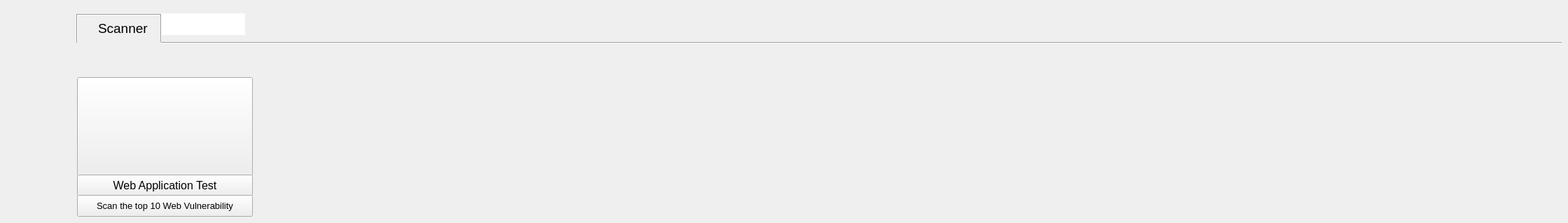
      <widget class="QWidget" name="page_2">
       <widget class="Line" name="line">
        <property name="geometry">
         <rect>
          <x>230</x>
          <y>60</y>
          <width>2000</width>
          <height>3</height>
         </rect>
        </property>
        <property name="orientation">
         <enum>Qt::Horizontal</enum>
        </property>
       </widget>
       <widget class="Line" name="line_2">
        <property name="geometry">
         <rect>
          <x>220</x>
          <y>20</y>
          <width>21</width>
          <height>40</height>
         </rect>
        </property>
        <property name="orientation">
         <enum>Qt::Vertical</enum>
        </property>
       </widget>
       <widget class="Line" name="line_10">
        <property name="geometry">
         <rect>
          <x>110</x>
          <y>6</y>
          <width>119</width>
          <height>31</height>
         </rect>
        </property>
        <property name="orientation">
         <enum>Qt::Horizontal</enum>
        </property>
       </widget>
       <widget class="QLabel" name="label">
        <property name="geometry">
         <rect>
          <x>140</x>
          <y>30</y>
          <width>71</width>
          <height>21</height>
         </rect>
        </property>
        <property name="font">
         <font>
          <pointsize>14</pointsize>
         </font>
        </property>
        <property name="text">
         <string>Scanner</string>
        </property>
       </widget>
       <widget class="Line" name="line_9">
        <property name="geometry">
         <rect>
          <x>100</x>
          <y>20</y>
          <width>20</width>
          <height>41</height>
         </rect>
        </property>
        <property name="orientation">
         <enum>Qt::Vertical</enum>
        </property>
       </widget>
       <widget class="QFrame" name="frame">
        <property name="geometry">
         <rect>
          <x>230</x>
          <y>19</y>
          <width>120</width>
          <height>31</height>
         </rect>
        </property>
        <property name="styleSheet">
         <string notr="true">background-color:rgb(255, 255, 255);
border:none;</string>
        </property>
        <property name="frameShape">
         <enum>QFrame::StyledPanel</enum>
        </property>
        <property name="frameShadow">
         <enum>QFrame::Raised</enum>
        </property>
       </widget>
       <widget class="QPushButton" name="OWASP_btn_1">
        <property name="geometry">
         <rect>
          <x>110</x>
          <y>110</y>
          <width>251</width>
          <height>141</height>
         </rect>
        </property>
        <property name="cursor">
         <cursorShape>PointingHandCursor</cursorShape>
        </property>
        <property name="styleSheet">
         <string notr="true"/>
        </property>
        <property name="text">
         <string/>
        </property>
        <property name="iconSize">
         <size>
          <width>16</width>
          <height>16</height>
         </size>
        </property>
       </widget>
       <widget class="QPushButton" name="OWASP_btn_2">
        <property name="geometry">
         <rect>
          <x>110</x>
          <y>249</y>
          <width>251</width>
          <height>31</height>
         </rect>
        </property>
        <property name="font">
         <font>
          <pointsize>12</pointsize>
         </font>
        </property>
        <property name="cursor">
         <cursorShape>PointingHandCursor</cursorShape>
        </property>
        <property name="text">
         <string>Web Application Test</string>
        </property>
       </widget>
       <widget class="QPushButton" name="OWASP_btn_3">
        <property name="geometry">
         <rect>
          <x>110</x>
          <y>278</y>
          <width>251</width>
          <height>31</height>
         </rect>
        </property>
        <property name="font">
         <font>
          <pointsize>10</pointsize>
         </font>
        </property>
        <property name="cursor">
         <cursorShape>PointingHandCursor</cursorShape>
        </property>
        <property name="text">
         <string>Scan the top 10 Web Vulnerability</string>
        </property>
       </widget>
      </widget>
